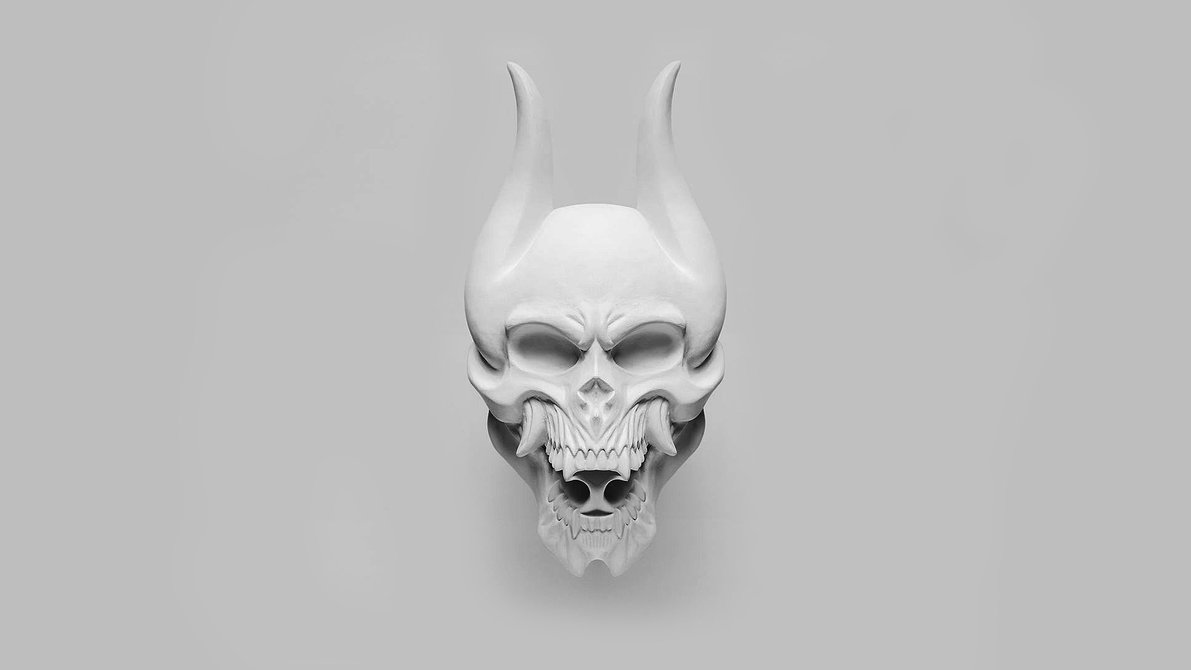
#> input picture trivium.jpg, 1191 x 670 px
$ python edgesforimgs.py
#> lines starting #> are read from the running program, lines starting #| are printed output that depends on the picture; after the words box and inside, x2 and y2 are one past the last pixel; in counts of white or black regions, pixels touching at a corner belong together
# -*- coding: utf-8 -*-
"""
Created on Mon Jul 30 14:03:15 2018

@author: d4gamba
"""


import cv2
import numpy as np

while(1):

    frame = cv2.imread('trivium.jpg')
#> frame is the input picture: shape (670, 1191, 3); min 0, max 253, mean 189.9
    hsv = cv2.cvtColor(frame, cv2.COLOR_BGR2HSV)
#> hsv: shape (670, 1191, 3); mean H, S, V 0, 0, 189.9

    lower_red = np.array([30,150,50])
    upper_red = np.array([255,255,180])

    mask = cv2.inRange(hsv, lower_red, upper_red)
#> mask: shape (670, 1191); every value is 0
    res = cv2.bitwise_and(frame,frame, mask= mask)
#> res: shape (670, 1191, 3); every value is 0

    cv2.imshow('Original',frame)
    edges = cv2.Canny(frame,100,100)
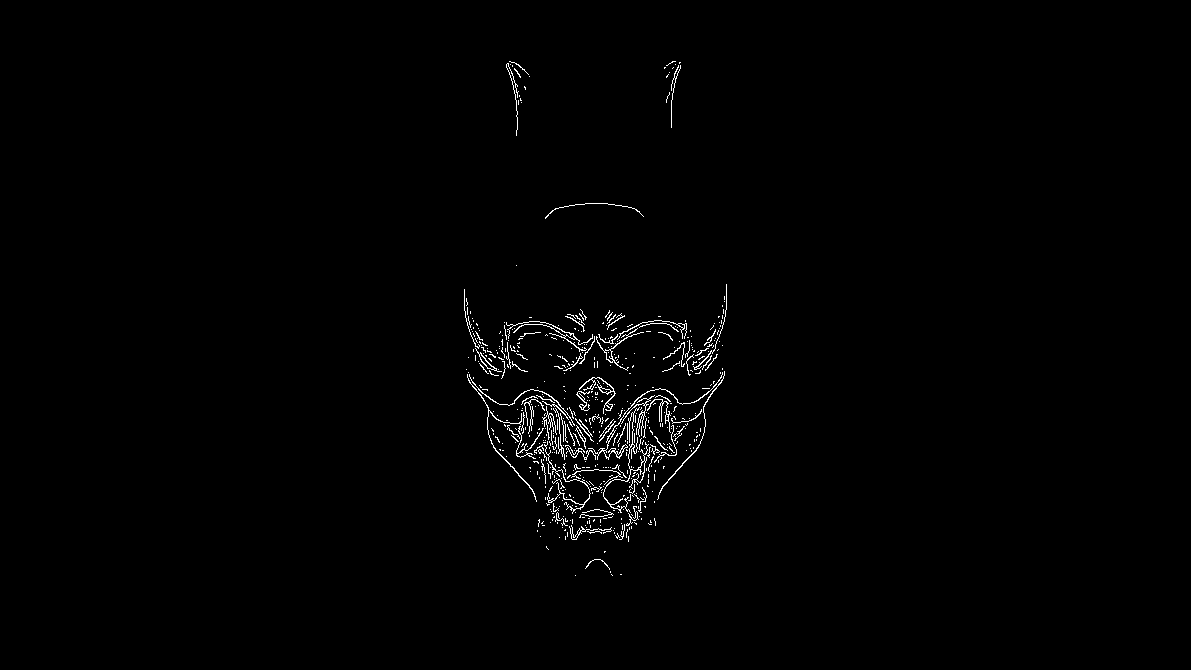
#> edges: shape (670, 1191); 0.94% white in thin lines or dots, all inside (x1, y1, x2, y2) = (464, 61, 727, 576)
    cv2.imshow('Edges',edges)

    k = cv2.waitKey(5) & 0xFF
#> (key Esc is pressed here)
    if k == 27:
        break

cv2.destroyAllWindows()
